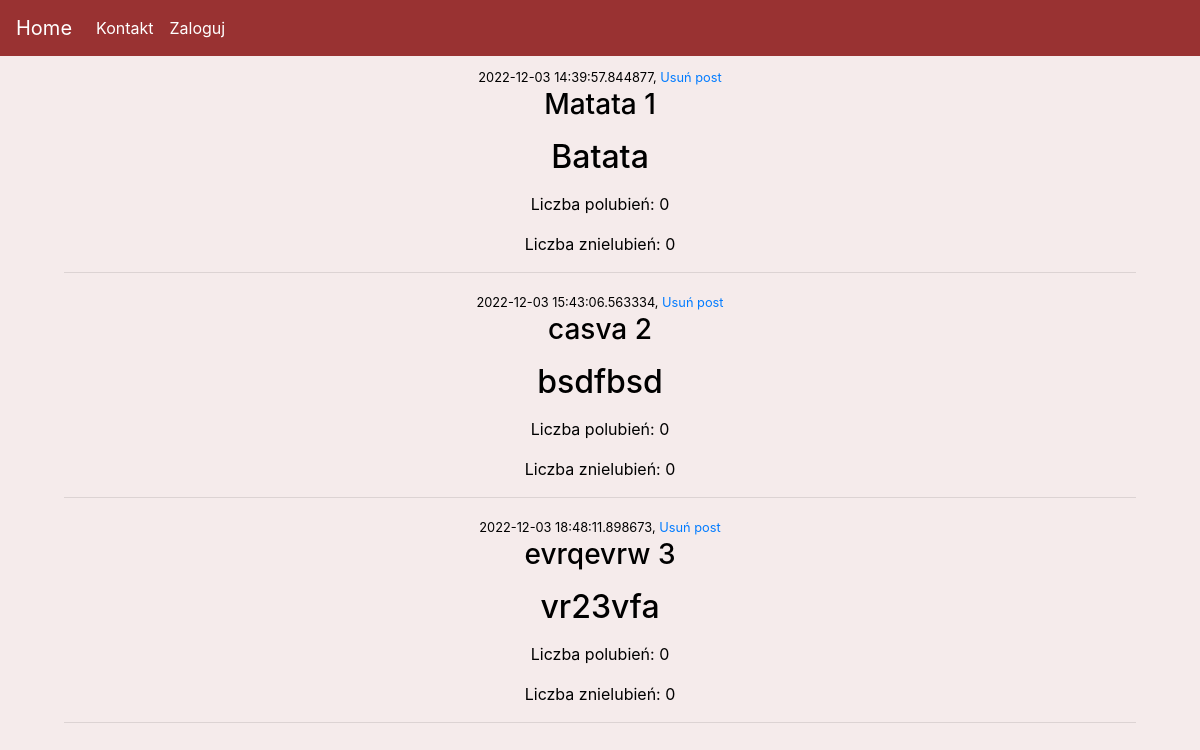
The page / on the database its author committed.
### kwiaciarnia/models.py (models this page shows, shortened)
class Posts(db.Model):
    id = db.Column(db.Integer(), primary_key=True)
    title = db.Column(db.String(length=128))
    body = db.Column(db.Text())
    added = db.Column(db.DateTime(), default=datetime.datetime.now())
    likes = db.Column(db.Integer(), default=0)
    dislikes = db.Column(db.Integer(), default=0)

### kwiaciarnia/routes.py (the view)
@app.route("/")
def home():
    all_posts = Posts.query.all()
    likes = Post_likes()
    dislike = Post_dislikes()
    return render_template('index.html', all_posts=all_posts, likes=likes, dislike=dislike)

### kwiaciarnia/templates/index.html (shortened to what this page needs)
{% extends 'base.html' %}
{% block content %}
<div class="position-relative overflow-hidden p-3 p-md-5 m-md-3 text-center" style="color:black">
    {% include 'includes/feed.html' %}
</div>
{% endblock %}

### kwiaciarnia/templates/includes/feed.html (shortened to what this page needs)
<div>
    {% for post in all_posts %}
        <small>{{post.added}}, <a href="{{ url_for('delete_post', id=post.id ) }}">Usuń post</a></small>
        <h3>{{post.title}}  {{post.id}}</h3>
        <p><h2>{{post.body}}</h2></p>
        <div class="buttons">
            <p>Liczba polubień: {{likes.query.filter_by(post_like=post.id).count()}}</p>
        </div>
        <div>
            <p>Liczba znielubień: {{dislike.query.filter_by(post_dislike=post.id).count()}}</p>
        </div>
        <hr>
    {% endfor %}
</div>

### kwiaciarnia/static/styles/main.css (style rules this page uses)
body { background-color: #f5ebeb; }

### rows shown on the page
Posts: added "2022-12-03 14:39:57.844877", title "Matata", id "1", body "Batata", query.filter_by "0"
Posts: added "2022-12-03 15:43:06.563334", title "casva", id "2", body "bsdfbsd", query.filter_by "0"
Posts: added "2022-12-03 18:48:11.898673", title "evrqevrw", id "3", body "vr23vfa", query.filter_by "0"
